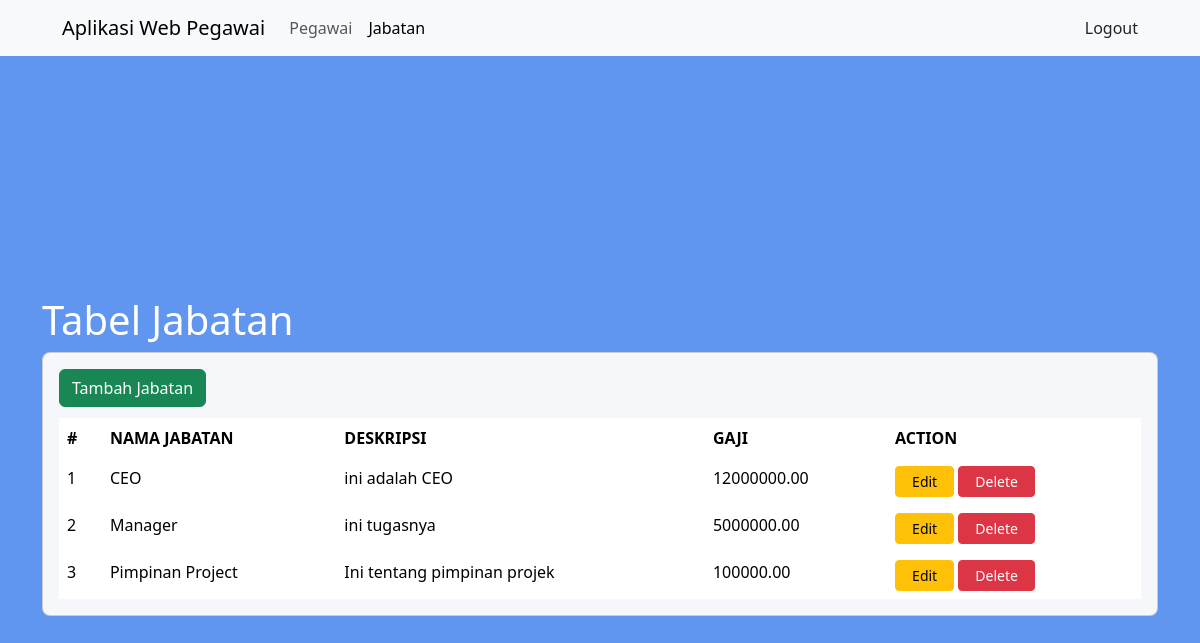
Screenshot of /jabatan.php (signed in) with the database file from the repository.
### tables this page shows
CREATE TABLE `jabatan` (
  `id_jabatan` int(11) NOT NULL,
  `nama_jabatan` varchar(100) NOT NULL,
  `deskripsi` varchar(255) NOT NULL,
  `gaji` decimal(10,2) NOT NULL
);

### jabatan.php (the view, shortened to what this page needs)
<?php
include("connection.php");
$query = "SELECT * FROM jabatan";
$result = mysqli_query($conn, $query);
?>
<!DOCTYPE html>
<html lang="en">
<head>
    <link href="https://cdn.jsdelivr.net/npm/bootstrap@5.3.2/dist/css/bootstrap.min.css" rel="stylesheet">
</head>
<body>
    <nav class="navbar navbar-expand-lg bg-body-tertiary">
        <div class="container-fluid">
            <a class="navbar-brand" style="margin-left: 50px;" href="#">Aplikasi Web Pegawai</a>
            <div class="collapse navbar-collapse" id="navbarSupportedContent">
                <ul class="navbar-nav me-auto mb-2 mb-lg-0">
                    <li class="nav-item">
                        <a class="nav-link" aria-current="page" href="home.php">Pegawai</a>
                    </li>
                    <li class="nav-item">
                        <a class="nav-link active" href="jabatan.php">Jabatan</a>
                    </li>
                </ul>
                <a class="nav-link" href="logout.php" style="margin-right: 50px;">Logout</a>
            </div>
        </div>
    </nav>
    <section class="intro">
        <div class="bg-image h-100" style="background-color: #6095F0;">
            <div class="mask d-flex align-items-center h-100">
                <div class="container">
                    <div class="row justify-content-center">
                        <h1 class="text-white">Tabel Jabatan</h1>
                        <div class="col-12">
                            <div class="card shadow-2-strong" style="background-color: #f5f7fa;">
                                <div class="card-body">
                                    <button type="button" class="btn btn-success" style="margin-bottom: 1%;" data-bs-toggle="modal" data-bs-target="#staticBackdrop">
                                        Tambah Jabatan
                                    </button>
                                    <div class="table-responsive">
                                        <table class="table table-borderless mb-0">
                                            <thead>
                                                <tr>
                                                    <th scope="col">#</th>
                                                    <th scope="col">NAMA JABATAN</th>
                                                    <th scope="col">DESKRIPSI</th>
                                                    <th scope="col">GAJI</th>
                                                    <th scope="col">ACTION</th>
                                                </tr>
                                            </thead>
                                            <tbody>
                                                <?php
                                                $no = 1;
                                                while ($row = mysqli_fetch_assoc($result)) {
                                                    echo "<tr>";
                                                    echo "<td>" . $no . "</td>";
                                                    echo "<td>" . $row['nama_jabatan'] . "</td>";
                                                    echo "<td>" . $row['deskripsi'] . "</td>";
                                                    echo "<td>" . $row['gaji'] . "</td>";
                                                    echo "<td><a class='btn btn-warning btn-sm px-3' href='crud/editJabatan.php?id_jabatan=" . $row['id_jabatan'] . "'>Edit</a>  <a class='btn btn-danger btn-sm px-3' href='crud/deleteJabatan.php?id_jabatan=" . $row['id_jabatan'] . "'>Delete</a></td>";
                                                    echo "</tr>";
                                                    $no++;
                                                }
                                                ?>
                                            </tbody>
                                        </table>
                                    </div>
                                </div>
                            </div>
                        </div>
                    </div>
                </div>
            </div>
        </div>
    </section>
</body>
</html>

### jabatan.php (style rules this page uses)
html, body, .intro { height: 100%; }
table td, table th { text-overflow: ellipsis; white-space: nowrap; overflow: hidden; }
.card { border-radius: .5rem; }

### rows the page displays
jabatan: nama_jabatan "CEO", deskripsi "ini adalah CEO", gaji "12000000.00"
jabatan: nama_jabatan "Manager", deskripsi "ini tugasnya", gaji "5000000.00"
jabatan: nama_jabatan "Pimpinan Project", deskripsi "Ini tentang pimpinan projek", gaji "100000.00"
